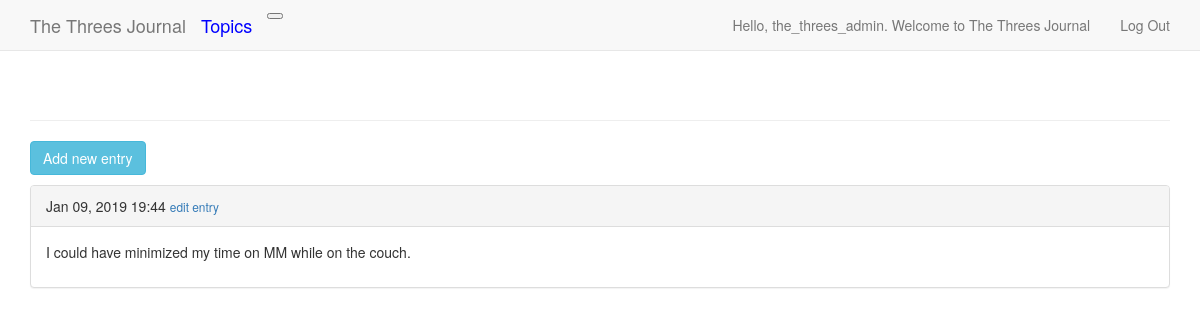
The page /topics/3/ (signed in) on the database its author committed.
### the_threes_tracker/models.py (models this page shows, shortened)
class Entry(models.Model):
    topic = models.ForeignKey(Topic, on_delete=models.CASCADE)
    text = models.TextField()
    date_added = models.DateTimeField(auto_now_add=True)
    class Meta:
        verbose_name_plural = 'entries'

### the_threes_tracker/views.py (the view)
# urls.py: path('topics/<int:topic_id>/', views.topic, name='topic'),
@login_required
def topic(request, topic_id):
    topic = get_object_or_404(Topic, id=topic_id)
    check_topic_owner(request, topic)
    entries = topic.entry_set.order_by('-date_added')
    context = {'topic': topic, 'entries': entries}
    return render(request, 'the_threes_tracker/topic.html', context)

### the_threes_tracker/views.py (called while the page is built)
def check_topic_owner(request, topic):
    if topic.owner != request.user:
        raise Http404

### the_threes_tracker/templates/the_threes_tracker/topic.html (shortened to what this page needs)
{% extends "the_threes_tracker/base.html" %}
{% load bootstrap3 %}
{% block content %}
  <p>
    <a href="{% url 'the_threes_tracker:new_entry' topic.id %}" class="btn btn-info" role="button">Add new entry</a>
  </p>
  {% for entry in entries %}
    <div class="panel panel-default">
      <div class="panel-heading">
          {{ entry.date_added|date:'M d, Y H:i' }}
          <small>
            <a href="{% url 'the_threes_tracker:edit_entry' entry.id %}">edit entry</a>
          </small>
      </div>
      <div class="panel-body">
        {{ entry.text|linebreaks }}
      </div>
    </div>
  {% empty %}
      There are no entries yet.
  {% endfor %}
{% endblock content %}

### the_threes_tracker/templates/the_threes_tracker/base.html (shortened to what this page needs)
{% load bootstrap3 %}
<!DOCTYPE html>
<html lang="en">
  <head>
    {% bootstrap_css %}
  </head>
  <body>
    <nav class="navbar navbar-default navbar-static-top">
      <div class="container">
        <div class="navbar-header">
          <a class="navbar-brand" href="{% url 'the_threes_tracker:index' %}">
              The Threes Journal</a>
          <a class="navbar-brand" style="color:blue" href="{% url 'the_threes_tracker:topics' %}">Topics</a>
          <button type="button" class="navbar-toogle collapsed"
              data-toggle="collapse" data-target="#navbar"
              aria-expanded="false" aria-controls="navbar">
          </button>
        </div>
        <div id="navbar" class="navbar-collapse collapse">
          <ul class="nav navbar-nav navbar-right">
            {% if user.is_authenticated %}
              <li><a>Hello, {{ user.username }}. Welcome to The Threes Journal</a></li>
              <li><a href="{% url 'users:logout' %}">Log Out</a></li>
            {% else %}
              <li><a href="{% url 'users:register' %}">register</a></li>
              <li><a href="{% url 'users:login' %}">Log In</a></li>
            {% endif %}
          </ul>
        </div>
      </div>
    </nav>
    <div class="container">
      <div class="page-header">
      </div>
      <div>
        {% block content %}{% endblock content %}
      </div>
    </div>
  </body>
</html>

### rows shown on the page
Entry: date_added "Jan 09, 2019 19:44", text "I could have minimized my time on MM while on the couch."

### other values the page prints
{{ user.username }} "the_threes_admin"
